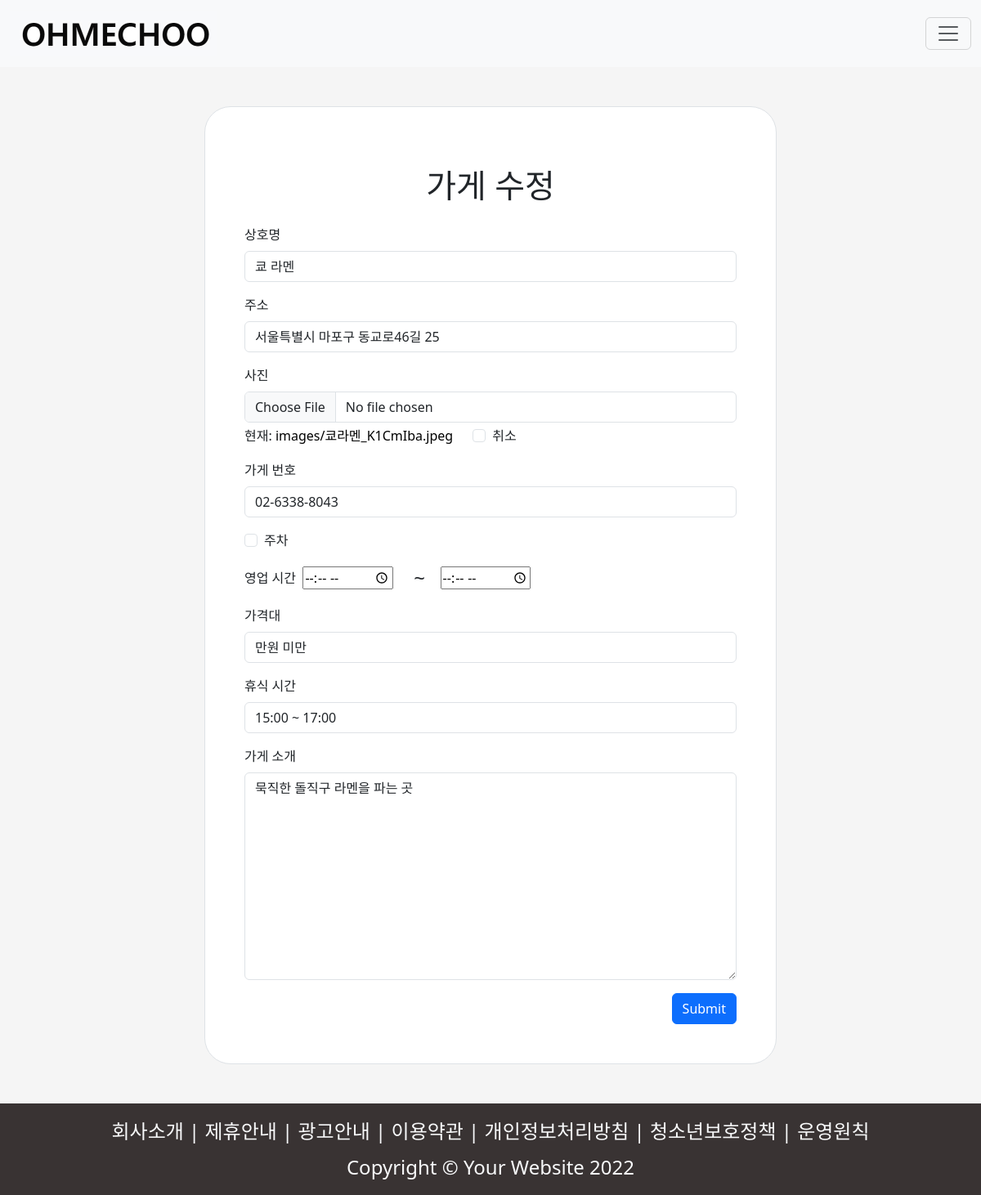
Page /6/update/ (signed in) on the committed database.
### reviews/models.py (models this page shows)
class Review(models.Model):
    store_name = models.CharField(max_length=80)                   # 가게이름
    store_address = models.CharField(max_length=100)               # 주소
    image = models.ImageField(upload_to='images/', blank=True)    # 메뉴 사진
    user = models.ForeignKey(settings.AUTH_USER_MODEL, on_delete=models.CASCADE)              # 즐겨찾기
    like_users = models.ManyToManyField(settings.AUTH_USER_MODEL, related_name='like_reviews') # 즐겨찾기
    phoneNumberRegex = RegexValidator(regex = r'([0-9]{2,4})-?([0-9]{3,4})-?([0-9]{4})')   # 폰번
    phoneNumber = models.CharField(validators = [phoneNumberRegex], max_length = 16, unique = True)
    parking = models.BooleanField(default=False)                   # 주차가능 유무
    price = models.CharField(max_length=15)                         # 가격대
    time = models.TimeField()
    endtime = models.TimeField()                             # 영업시간
    breaktime = models.CharField(max_length=30)                     # 쉬는 시간
    content = models.TextField()                                   # 식당소개

### reviews/views.py (the view)
# urls.py: path('update/',views.update,name = 'update'),
@login_required
def update(request,detail_pk):
    review = Review.objects.get(pk=detail_pk)
    if request.method == 'POST':
        form = ReviewForm(request.POST, request.FILES, instance=review)
        if form.is_valid():
            review = form.save(commit=False)
            review.user = request.user
            review.save()
            return redirect("reviews:detail", detail_pk)
    else:
        form = ReviewForm(instance=review)
    context = {
        "form": form,
        "re":review,
    }
    return render(request, "reviews/update.html", context)

### reviews/forms.py
class ReviewForm(forms.ModelForm):
    class Meta:
        model = Review
        fields=(
            'store_name',
            'store_address',
            'image',
            'phoneNumber',
            'parking',
            'time',
            'endtime',
            'price',
            'breaktime',
            'content',
        )
        labels={
            'store_name':'상호명',
            'store_address':'주소',
            'image':'사진',
            'phoneNumber':'가게 번호',
            'parking':'주차',
            'time':'영업 시간',
            'price':'가격대',
            'breaktime':'휴식 시간',
            'content':'가게 소개',
        }

### reviews/templates/reviews/update.html (shortened to what this page needs)
{% extends 'base.html' %}
{% load django_bootstrap5 %}
{% block content %}
<div class="container-fluid d-flex justify-content-center my-5" style="width: 70%;">
  <div class="border border-1 rounded-5 p-5" style="background-color: white; width: 700px;">
    <h1 class="text-center my-4"> 가게 수정</h1>
    <form action="{% url 'reviews:update' re.pk %}" method="POST" enctype="multipart/form-data">
        <div class="mb-3">
        <label class="form-label" for="id_store_name">상호명</label>
        <input value="{{ re.store_name }}" type="text" name="store_name" maxlength="80" class="form-control" placeholder="상호명" required="" id="id_store_name">
      </div>
      <div class="mb-3">
        <label class="form-label" for="id_store_address">주소</label>
        <input value="{{ re.store_address }}" type="text" name="store_address" maxlength="100" class="form-control" placeholder="주소" required="" id="id_store_address">
      </div>
      <div class="mb-3">
        <label class="form-label" for="id_image">사진</label>
        <input type="file" name="image" accept="image/*" class="form-control" id="id_image">
        {% if re.image %}
        <div class="row mt-1">
          <div class="col-auto">
              현재:&nbsp;<a href="{{ re.image.url }}">{{ re.image }}</a>
          </div>
          <div class="col-auto">
              <div class="form-check">
                  <input type="checkbox" name="image-clear" id="image-clear_id" class="form-check-input">
                  <label for="image-clear_id" class="form-check-label">취소</label>
              </div>
          </div>
        </div>
        {% endif %}
      </div>
      <div class="mb-3">
        <label class="form-label" for="id_phoneNumber">가게 번호</label>
        <input value="{{ re.phoneNumber }}" type="text" name="phoneNumber" maxlength="16" class="form-control" placeholder="가게 번호" required="" id="id_phoneNumber">
      </div>
      <div class="mb-3">
        <div class="form-check">
          <input value="{{ re.parking }}" type="checkbox" name="parking" class="form-check-input" id="id_parking">
          <label class="form-check-label" for="id_parking">주차</label>
        </div>
      </div>
      <div class="mb-3 d-flex align-items-center">
        <label class="form-label my-0 text-middle" for="id_time">영업 시간 &nbsp;</label>
        <input value="{{re.time}}" type="time" name="time" required="" id="id_time"> <span class="fs-4">&nbsp;&nbsp;&nbsp; ~&nbsp;&nbsp;&nbsp; </span>
        <input value="{{re.endtime}}" type="time" name="endtime" required="" id="id_endtime">
      </div>
      <div class="mb-3">
        <label class="form-label" for="id_price">가격대</label>
        <input value="{{ re.price }}" type="text" name="price" maxlength="15" class="form-control" placeholder="가격대" required="" id="id_price">
      </div>
      <div class="mb-3">
        <label class="form-label" for="id_breaktime">휴식 시간</label>
        <input value="{{ re.breaktime }}" type="text" name="breaktime" maxlength="30" class="form-control" placeholder="휴식 시간" required="" id="id_breaktime">
      </div>
      <div class="mb-3">
        <label class="form-label" for="id_content">가게 소개</label>
        <textarea name="content" cols="40" rows="10" class="form-control" placeholder="가게 소개" required="" id="id_content">{{ re.content }}</textarea>
      </div>
      <div class="d-flex justify-content-end">
        <input type="submit" class="btn btn-primary ">
      </div>
    </form>
  </div>
</div>
{% endblock content %}

### templates/base.html (style rules this page uses)
body, html { height: 100%; }
body { display: flex; flex-direction: column; background-color: whitesmoke; }
a { text-decoration: none; color: black; }

### rows in the picture
Review: store_name "쿄 라멘", store_address "서울특별시 마포구 동교로46길 25", image "images/쿄라멘_K1CmIba.jpeg", phoneNumber "02-6338-8043", price "만원 미만", breaktime "15:00 ~ 17:00", content "묵직한 돌직구 라멘을 파는 곳"
